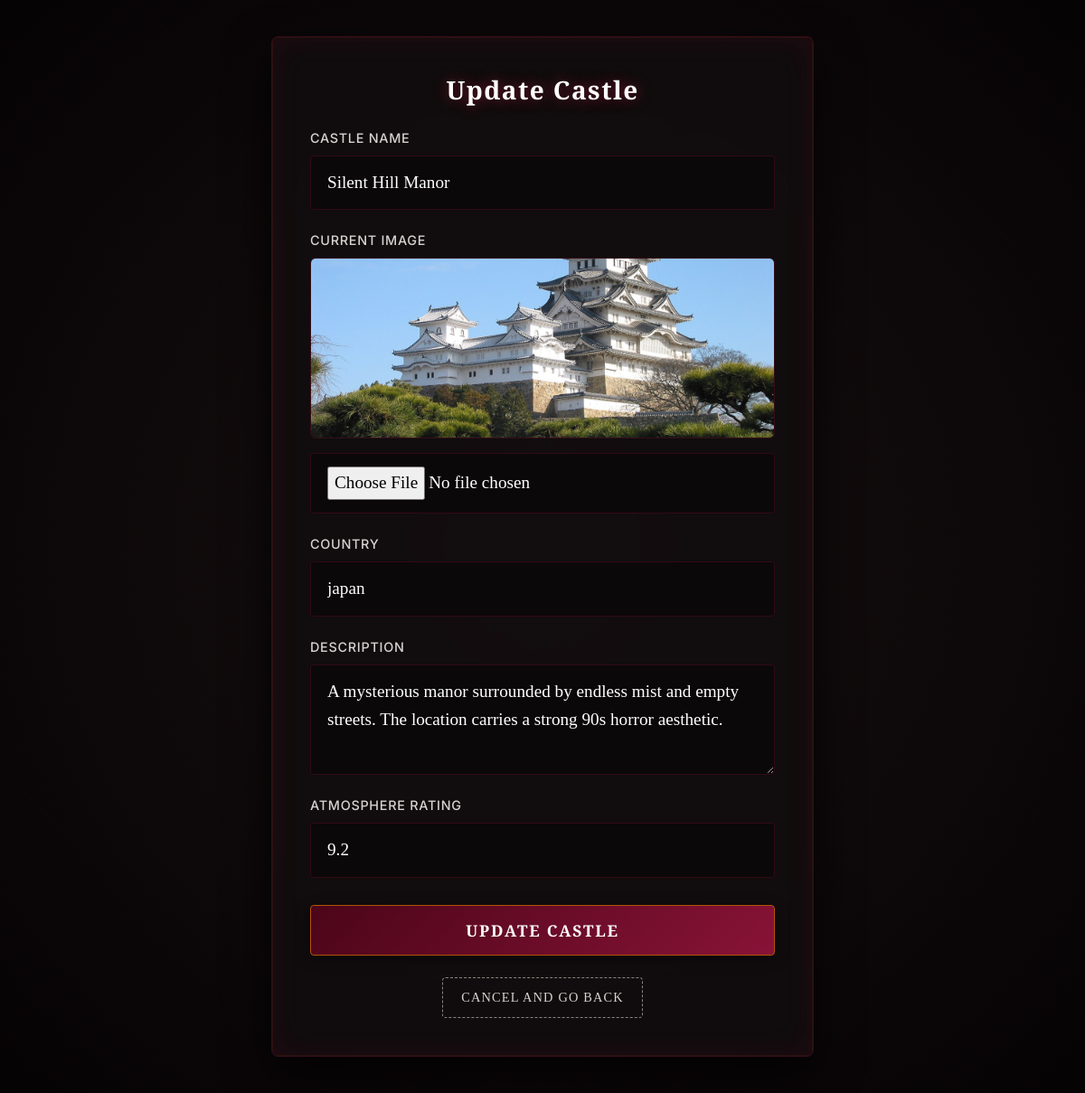
The app's page /update/3/ (signed in) with its own data.
### core/models.py (models this page shows, shortened)
class Destination(models.Model):
    posted_by = models.ForeignKey(User, on_delete=models.SET_NULL, null=True, blank=True, related_name='destinations' )
    castle = models.CharField(max_length=100, unique=True)
    country = models.CharField(max_length=100)
    description = models.TextField()
    image = models.ImageField(upload_to="images/", blank=True, null=True)
    atmosphere = models.FloatField()
    tags = models.ManyToManyField('Tag',related_name="destinations", blank=True)

### core/views.py (the view, shortened to what this page needs)
# urls.py: path('update/<int:id>/', views.Update_castle, name='update_card'),
@login_required
def Update_castle(request, id):
    data = get_object_or_404(Destination, id=id)
    return render(request, 'core/update_card.html', {'dest': data})

### templates/core/update_card.html (shortened to what this page needs)
{% load static %}
<!DOCTYPE html>
<html lang="en">
<head>
    <link rel="stylesheet" href="https://cdn.jsdelivr.net/npm/bootstrap@5.3.8/dist/css/bootstrap.min.css">
    <link rel="stylesheet" href="{% static 'core/styles.css' %}">
</head>
<body>
    <div class="page-wrapper">
        <div class="auth-card" style="max-width: 600px;">
            <h3 class="mb-4">Update Castle</h3>
            <form method="POST" enctype="multipart/form-data" class="auth-form">
                <label>
                    Castle Name
                    <input type="text" name="castle" value="{{ dest.castle }}" placeholder="Enter castle name" required>
                </label>
                <label>
                    Current Image
                    {% if dest.image %}
                    <div class="mb-2 text-center">
                        <img src="{{ dest.image.url }}" alt="{{ dest.castle }}" class="card-img-top rounded" style="max-height: 200px; object-fit: cover; border: 1px solid var(--border-gothic);">
                    </div>
                    {% endif %}
                    <input type="file" name="image">
                </label>
                <label>
                    Country
                    <input type="text" name="country" value="{{ dest.country }}" placeholder="Enter country" required>
                </label>
                <label>
                    Description
                    <textarea name="description" placeholder="Enter description" rows="3" required>{{ dest.description }}</textarea>
                </label>
                <label>
                    Atmosphere Rating
                    <input type="number" step="0.1" name="atmosphere" value="{{ dest.atmosphere }}" placeholder="e.g. 4.5" required>
                </label>
                <button type="submit" class="btn mt-2">Update Castle</button>
            </form>
            <div class="navigation-links" style="margin-top: 24px; text-align: center;">
                <a href="{% url 'home' %}" class="back-home-btn">Cancel and Go Back</a>
            </div>
        </div>
    </div>
</body>
</html>

### static/core/styles.css (style rules this page uses)
:root { --bg-base: #060405; --bg-surface: #0f0b0c; --bg-card: rgba(18, 14, 15, 0.85); --bg-card-hover: rgba(26, 20, 21, 0.95); --accent-crimson: #881337; --accent-crimson-bright: #e11d48; --accent-gold: #b45309; --accent-gold-bright: #fbbf24; --border-gothic: rgba(136, 19, 55, 0.3); --border-gothic-bright: rgba(225, 29, 72, 0.6); --border-gold: rgba(180, 83, 9, 0.35); --border-gold-bright: rgba(251, 191, 36, 0.75); --text-primary: #f5f5f4; --text-secondary: #d6d3d1; --text-muted: #8c8581; --font-heading: 'Cinzel', serif; --font-body: 'Cormorant Garamond', serif; --font-ui: 'Inter', sans-serif; --gold-glow: rgba(251, 191, 36, 0.35); --primary-glow: rgba(225, 29, 72, 0.5); }
body { margin: 0; min-height: 100vh; font-family: var(--font-body); background: radial-gradient(circle at center, #160f11 0%, #0d0809 60%, #050304 100%); color: var(--text-primary); font-size: 1.15rem; line-height: 1.6; }
.page-wrapper { display: flex; align-items: center; justify-content: center; min-height: 100vh; padding: 40px 24px; box-sizing: border-box; }
.auth-card { width: 100%; max-width: 460px; padding: 42px; background: var(--bg-card); border: 1px solid var(--border-gothic); border-radius: 8px; box-shadow: 0 20px 50px rgba(0, 0, 0, 0.8), inset 0 0 30px rgba(136, 19, 55, 0.15); backdrop-filter: blur(12px); position: relative; overflow: hidden; }
.auth-card::before { content: ''; position: absolute; top: 0; left: 0; width: 100%; height: 100%; border: 1px solid rgba(180, 83, 9, 0.1); pointer-events: none; box-sizing: border-box; }
.auth-card h1, .auth-card h3 { font-family: var(--font-heading); font-weight: 700; color: #ffffff; text-shadow: 0 0 15px rgba(225, 29, 72, 0.5); letter-spacing: 0.05em; text-align: center; }
.auth-form { display: grid; gap: 22px; }
.auth-form label { display: grid; gap: 8px; font-family: var(--font-ui); font-size: 0.9rem; font-weight: 500; color: var(--text-secondary); letter-spacing: 0.05em; text-transform: uppercase; }
.auth-form input, .auth-form textarea { width: 100%; padding: 14px 18px; border: 1px solid var(--border-gothic); border-radius: 4px; background: rgba(10, 8, 9, 0.8); color: #ffffff; font-family: var(--font-body); font-size: 1.2rem; transition: all 0.3s ease; box-sizing: border-box; }
.auth-form input::placeholder, .auth-form textarea::placeholder { color: var(--text-muted); font-style: italic; }
.btn { display: inline-block; width: 100%; padding: 14px 0; border: 1px solid var(--accent-gold); border-radius: 4px; background: linear-gradient(135deg, #4c0519 0%, #881337 100%); color: #ffffff; font-family: var(--font-heading); font-weight: 700; font-size: 1.1rem; letter-spacing: 0.1em; cursor: pointer; transition: all 0.3s ease; box-shadow: 0 4px 15px rgba(0, 0, 0, 0.4); text-transform: uppercase; text-decoration: none; text-align: center; }
.back-home-btn { display: inline-block; text-align: center; background-color: transparent !important; border: 1px dashed var(--text-muted) !important; color: var(--text-secondary) !important; text-decoration: none !important; padding: 10px 20px; border-radius: 4px; transition: all 0.3s ease; font-family: var(--font-heading); font-size: 0.9rem; letter-spacing: 0.08em; text-transform: uppercase; }

### records on screen
Destination: castle "Silent Hill Manor", image (picture), country "japan", description "A mysterious manor surrounded by endless mist and empty streets. The location carries a strong 90s horror aesthetic.", atmosphere "9.2"
